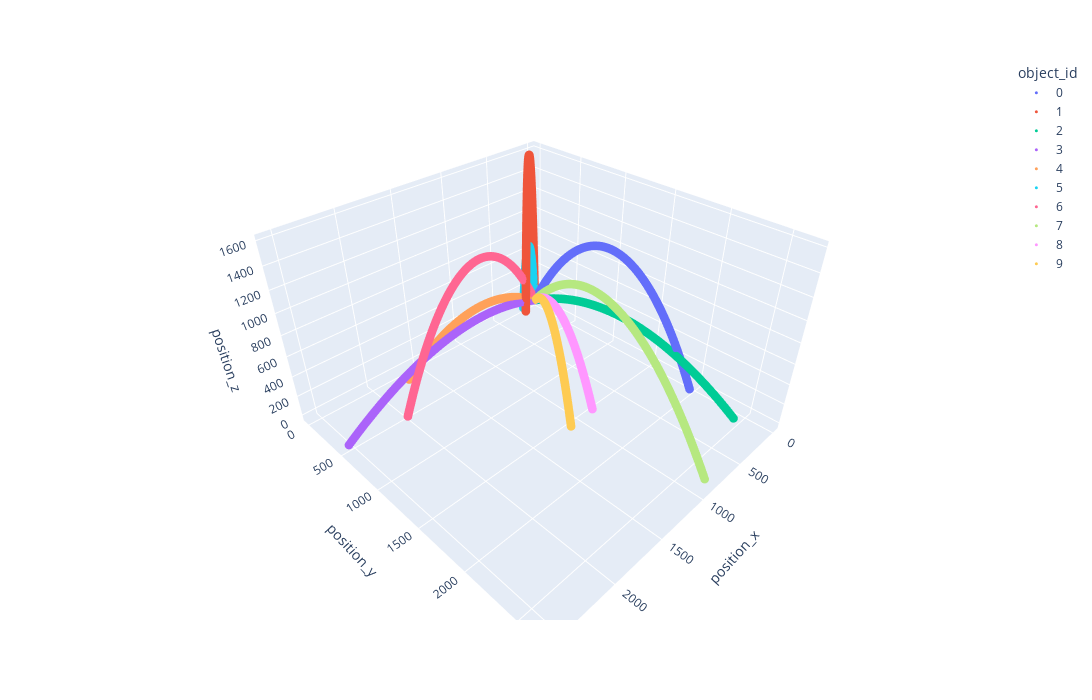

The code cell stored with this chart in its notebook:
### Code cell
# Plot Trajectories
fig = px.scatter_3d(
    all_trajs, x="position_x", y="position_y", z="position_z", color="object_id", width=FULL_WIDTH, height=FULL_HEIGHT,
)
fig.update_traces(
    marker={"size":3},
    selector={"mode":'markers'}
)
fig.show()

### Figure 1 — Plotly figure (JSON) as saved in the notebook; plotly's stock layout.template omitted (floating-point values rounded to 4 significant figures; data arrays with more than 128 entries replaced by an {"elided": "..."} marker saying what was removed)
{"data": [{"hovertemplate": "object_id=0<br>position_x=%{x}<br>position_y=%{y}<br>position_z=%{z}<extra></extra>", "legendgroup": "0", "marker": {"color": "#636efa", "size": 3, "symbol": "circle"}, "mode": "markers", "name": "0", "scene": "scene", "showlegend": true, "type": "scatter3d", "x": {"elided": "283 float values"}, "y": {"elided": "283 float values"}, "z": {"elided": "283 float values"}}, {"hovertemplate": "object_id=1<br>position_x=%{x}<br>position_y=%{y}<br>position_z=%{z}<extra></extra>", "legendgroup": "1", "marker": {"color": "#EF553B", "size": 3, "symbol": "circle"}, "mode": "markers", "name": "1", "scene": "scene", "showlegend": true, "type": "scatter3d", "x": {"elided": "362 float values"}, "y": {"elided": "362 float values"}, "z": {"elided": "362 float values"}}, {"hovertemplate": "object_id=2<br>position_x=%{x}<br>position_y=%{y}<br>position_z=%{z}<extra></extra>", "legendgroup": "2", "marker": {"color": "#00cc96", "size": 3, "symbol": "circle"}, "mode": "markers", "name": "2", "scene": "scene", "showlegend": true, "type": "scatter3d", "x": {"elided": "175 float values"}, "y": {"elided": "175 float values"}, "z": {"elided": "175 float values"}}, {"hovertemplate": "object_id=3<br>position_x=%{x}<br>position_y=%{y}<br>position_z=%{z}<extra></extra>", "legendgroup": "3", "marker": {"color": "#ab63fa", "size": 3, "symbol": "circle"}, "mode": "markers", "name": "3", "scene": "scene", "showlegend": true, "type": "scatter3d", "x": {"elided": "158 float values"}, "y": {"elided": "158 float values"}, "z": {"elided": "158 float values"}}, {"hovertemplate": "object_id=4<br>position_x=%{x}<br>position_y=%{y}<br>position_z=%{z}<extra></extra>", "legendgroup": "4", "marker": {"color": "#FFA15A", "size": 3, "symbol": "circle"}, "mode": "markers", "name": "4", "scene": "scene", "showlegend": true, "type": "scatter3d", "x": {"elided": "161 float values"}, "y": {"elided": "161 float values"}, "z": {"elided": "161 float values"}}, {"hovertemplate": "object_id=5<br>position_x=%{x}<br>position_y=%{y}<br>position_z=%{z}<extra></extra>", "legendgroup": "5", "marker": {"color": "#19d3f3", "size": 3, "symbol": "circle"}, "mode": "markers", "name": "5", "scene": "scene", "showlegend": true, "type": "scatter3d", "x": {"elided": "235 float values"}, "y": {"elided": "235 float values"}, "z": {"elided": "235 float values"}}, {"hovertemplate": "object_id=6<br>position_x=%{x}<br>position_y=%{y}<br>position_z=%{z}<extra></extra>", "legendgroup": "6", "marker": {"color": "#FF6692", "size": 3, "symbol": "circle"}, "mode": "markers", "name": "6", "scene": "scene", "showlegend": true, "type": "scatter3d", "x": {"elided": "278 float values"}, "y": {"elided": "278 float values"}, "z": {"elided": "278 float values"}}, {"hovertemplate": "object_id=7<br>position_x=%{x}<br>position_y=%{y}<br>position_z=%{z}<extra></extra>", "legendgroup": "7", "marker": {"color": "#B6E880", "size": 3, "symbol": "circle"}, "mode": "markers", "name": "7", "scene": "scene", "showlegend": true, "type": "scatter3d", "x": {"elided": "249 float values"}, "y": {"elided": "249 float values"}, "z": {"elided": "249 float values"}}, {"hovertemplate": "object_id=8<br>position_x=%{x}<br>position_y=%{y}<br>position_z=%{z}<extra></extra>", "legendgroup": "8", "marker": {"color": "#FF97FF", "size": 3, "symbol": "circle"}, "mode": "markers", "name": "8", "scene": "scene", "showlegend": true, "type": "scatter3d", "x": {"elided": "176 float values"}, "y": {"elided": "176 float values"}, "z": {"elided": "176 float values"}}, {"hovertemplate": "object_id=9<br>position_x=%{x}<br>position_y=%{y}<br>position_z=%{z}<extra></extra>", "legendgroup": "9", "marker": {"color": "#FECB52", "size": 3, "symbol": "circle"}, "mode": "markers", "name": "9", "scene": "scene", "showlegend": true, "type": "scatter3d", "x": {"elided": "184 float values"}, "y": {"elided": "184 float values"}, "z": {"elided": "184 float values"}}], "layout": {"height": 700, "legend": {"title": {"text": "object_id"}, "tracegroupgap": 0}, "margin": {"t": 60}, "scene": {"domain": {"x": [0, 1], "y": [0, 1]}, "xaxis": {"title": {"text": "position_x"}}, "yaxis": {"title": {"text": "position_y"}}, "zaxis": {"title": {"text": "position_z"}}}, "width": 1100}}
